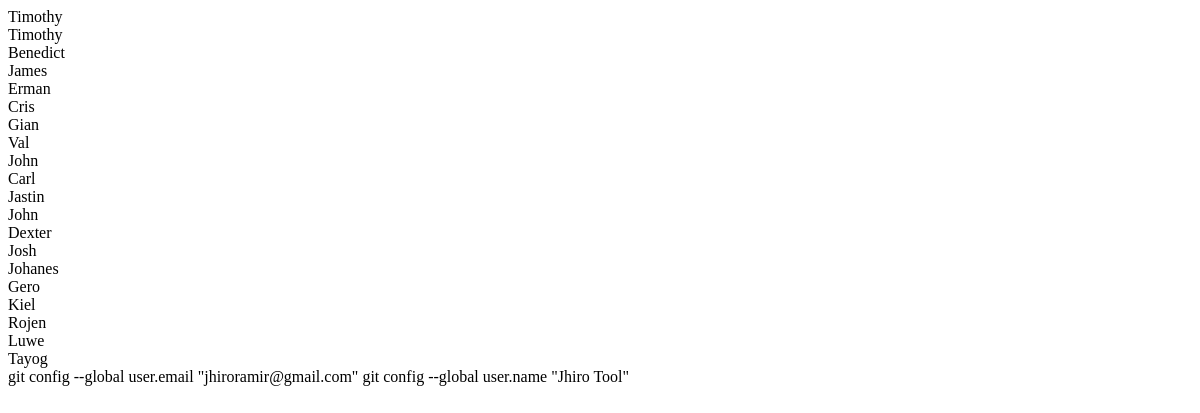
The app's page /Admin/retriever.php with its own data.
### tables this page shows
CREATE TABLE `tbl_user` (
  `id_user` int(11) NOT NULL,
  `first_name` varchar(255) NOT NULL,
  `middle_name` varchar(255) NOT NULL,
  `last_name` varchar(255) NOT NULL,
  `gender` varchar(255) NOT NULL,
  `preffix` varchar(255) NOT NULL,
  `seven_digit` varchar(255) NOT NULL,
  `email` varchar(255) NOT NULL,
  `password` varchar(255) NOT NULL
);

### Admin/retriever.php (the view, shortened to what this page needs)
<?php
    include("../connections.php");
    $retireve_query = mysqli_query($connections, "SELECT * FROM tbl_user");
    while($row_users = mysqli_fetch_assoc($retireve_query)){
        $db_fisrt_name = $row_users["first_name"];
        echo $db_fisrt_name . "<br>";
    }
?>  git config --global user.email "jhiroramir@gmail.com"
  git config --global user.name "Jhiro Tool"

### records on screen
tbl_user: first_name "Timothy"
tbl_user: first_name "Benedict"
tbl_user: first_name "James"
tbl_user: first_name "Erman"
tbl_user: first_name "Cris"
tbl_user: first_name "Gian"
tbl_user: first_name "Val"
tbl_user: first_name "John"
tbl_user: first_name "Carl"
tbl_user: first_name "Jastin"
tbl_user: first_name "John"
tbl_user: first_name "Dexter"
tbl_user: first_name "Josh"
tbl_user: first_name "Johanes"
tbl_user: first_name "Gero"
tbl_user: first_name "Kiel"
tbl_user: first_name "Rojen"
tbl_user: first_name "Luwe"
tbl_user: first_name "Tayog"
